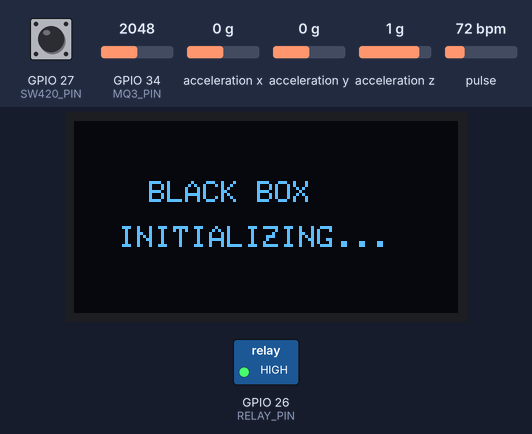
Bench run of a sketch on a simulated ESP32. On the bench: 128×64 one-colour display, switched loads named in the sketch (green lamp = pin HIGH). Wiring (inferred from the names in the program): MPU-6050 motion sensor at I2C address 0x68. The test bench sets the inputs (shaded band); at power-on: GPIO 27 (SW420_PIN) LOW, GPIO 34 (MQ3_PIN) = 2048, acceleration x 0 g, acceleration y 0 g, acceleration z 1 g, pulse 72 bpm. WiFi joins after 1.5 s; servers stay silent unless stated; no MQTT or app messages arrive unless stated; what the sketch prints to the serial monitor is not drawn.

Above: at 1.1 s.
At 6.0 s:
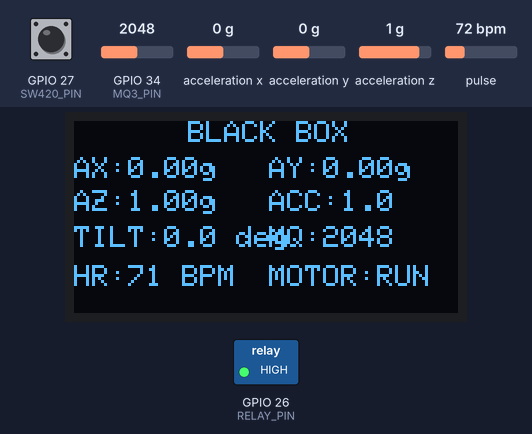
6.1 s: GPIO 27 (SW420_PIN) pulled HIGH for 1 s
At 7.4 s:
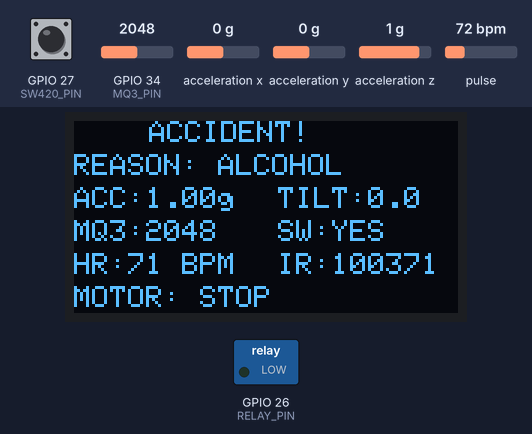
Timing chart, 0 to 9.1 s (numbered marks = the images above; inputs shaded):
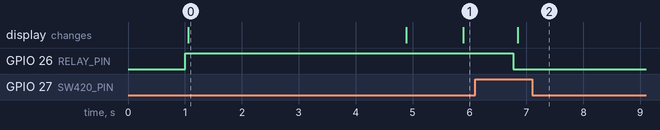

Measured:
- after the input at 6.1 s, the display: changes after 0.74 s (image 2)
- what the display in image 0 shows lasts 3.8 s, from 1.1 s to 4.9 s

The sketch:

sketch_oct8a.ino
```cpp
#include <Wire.h>
#include <Adafruit_GFX.h>
#include <Adafruit_SSD1306.h>
#include "MAX30105.h"
#include "heartRate.h"
#include <math.h>
#include <WiFi.h>
#include <WiFiClientSecure.h>
#include <PubSubClient.h>

const char* WIFI_SSID = "IPCS_Global";
const char* WIFI_PASSWORD = "ipcs@2026";

const char* MQTT_BROKER =
  "ed90876d116142e58d2b22006e6948c8.s1.eu.hivemq.cloud";
const int MQTT_PORT = 8883;
const char* MQTT_USERNAME = "hivemq.webclient.1791442403051";
const char* MQTT_PASSWORD = "lA7rQjdGiPTH3l81Y6n0a!lU2*sopueb";
const char* MQTT_CLIENT_ID = "ESP32_BLACK_BOX_STANISON";
const char* MQTT_TOPIC = "blackbox/data";

WiFiClientSecure espClient;
PubSubClient mqttClient(espClient);

#define SCREEN_WIDTH 128
#define SCREEN_HEIGHT 64
#define OLED_ADDRESS 0x3C
Adafruit_SSD1306 display(SCREEN_WIDTH, SCREEN_HEIGHT, &Wire, -1);

#define SDA_PIN 21
#define SCL_PIN 22
#define MQ3_PIN 34
#define SW420_PIN 27
#define RELAY_PIN 26

#define RELAY_RUN HIGH
#define RELAY_STOP LOW

#define MQ3_THRESHOLD 800
#define IMPACT_THRESHOLD 5.8
#define TILT_THRESHOLD 35.0
#define FINGER_THRESHOLD 14000

#define MPU6050_ADDRESS 0x68
#define PWR_MGMT_1 0x6B
#define ACCEL_CONFIG 0x1C
#define ACCEL_XOUT_H 0x3B
#define WHO_AM_I 0x75
#define ACCEL_SCALE 4096.0

float ax = 0;
float ay = 0;
float az = 0;
float totalAcceleration = 0;
float tiltAngle = 0;

MAX30105 particleSensor;

long irValue = 0;
float heartRate = 0;
float averageHeartRate = 0;
unsigned long lastBeat = 0;

#define RATE_SIZE 4
byte rates[RATE_SIZE] = {0, 0, 0, 0};
byte rateSpot = 0;

int mq3Value = 0;
int sw420Value = LOW;

bool accidentDetected = false;
bool accidentPublished = false;
String eventReason = "";

float savedAX = 0;
float savedAY = 0;
float savedAZ = 0;
float savedAcceleration = 0;
float savedTilt = 0;
int savedMQ3 = 0;
int savedSW420 = LOW;
long savedIR = 0;
float savedHeartRate = 0;

unsigned long tiltStartTime = 0;
const unsigned long TILT_CONFIRM_TIME = 500;

unsigned long previousDisplayTime = 0;
unsigned long previousSerialTime = 0;

// Added only for WiFi startup stabilization
unsigned long wifiConnectedTime = 0;
const unsigned long SENSOR_STABILIZATION_TIME = 3000;

const unsigned long DISPLAY_INTERVAL = 500;
const unsigned long SERIAL_INTERVAL = 1000;

void writeMPURegister(byte reg, byte value)
{
  Wire.beginTransmission(MPU6050_ADDRESS);
  Wire.write(reg);
  Wire.write(value);
  Wire.endTransmission();
}

void readMPURegisters(byte reg, byte *buffer, byte length)
{
  Wire.beginTransmission(MPU6050_ADDRESS);
  Wire.write(reg);
  Wire.endTransmission(false);

  Wire.requestFrom(MPU6050_ADDRESS, length, true);

  for (byte i = 0; i < length; i++)
  {
    if (Wire.available())
      buffer[i] = Wire.read();
  }
}

void initializeMPU6050()
{
  Serial.println();
  Serial.println("Initializing MPU6050...");

  writeMPURegister(PWR_MGMT_1, 0x00);
  delay(100);

  writeMPURegister(ACCEL_CONFIG, 0x10);
  delay(100);

  byte whoAmI = 0;
  readMPURegisters(WHO_AM_I, &whoAmI, 1);

  Serial.print("MPU6050 WHO_AM_I: 0x");
  if (whoAmI < 16)
    Serial.print("0");
  Serial.println(whoAmI, HEX);

  Serial.println("MPU6050 accelerometer initialized.");
}

void readMPU6050()
{
  byte data[6];

  readMPURegisters(ACCEL_XOUT_H, data, 6);

  int16_t rawAX = ((int16_t)data[0] << 8) | data[1];
  int16_t rawAY = ((int16_t)data[2] << 8) | data[3];
  int16_t rawAZ = ((int16_t)data[4] << 8) | data[5];

  ax = rawAX / ACCEL_SCALE;
  ay = rawAY / ACCEL_SCALE;
  az = rawAZ / ACCEL_SCALE;

  totalAcceleration = sqrt(
    (ax * ax) +
    (ay * ay) +
    (az * az)
  );

  if (totalAcceleration > 0.01)
  {
    float value = az / totalAcceleration;

    if (value > 1.0)
      value = 1.0;

    if (value < -1.0)
      value = -1.0;

    tiltAngle = acos(value) * 180.0 / PI;
  }
}

void initializeMAX30102()
{
  Serial.println();
  Serial.println("Initializing MAX30102...");

  if (!particleSensor.begin(Wire, I2C_SPEED_FAST))
  {
    Serial.println("ERROR: MAX30102 NOT FOUND!");

    while (1)
      delay(100);
  }

  Serial.println("MAX30102 FOUND!");

  particleSensor.setup(30, 4, 2, 100, 411, 4096);
  particleSensor.setPulseAmplitudeRed(0x20);
  particleSensor.setPulseAmplitudeIR(0x20);
  particleSensor.setPulseAmplitudeGreen(0);

  Serial.println("MAX30102 READY.");
}

void readHeartRate()
{
  particleSensor.check();

  while (particleSensor.available())
  {
    irValue = particleSensor.getFIFOIR();
    particleSensor.nextSample();

    if (irValue < FINGER_THRESHOLD)
    {
      heartRate = 0;
      averageHeartRate = 0;
      lastBeat = 0;
      continue;
    }

    if (checkForBeat(irValue))
    {
      unsigned long currentTime = millis();

      if (lastBeat != 0)
      {
        unsigned long delta = currentTime - lastBeat;

        if (delta > 300 && delta < 2000)
        {
          float bpm = 60000.0 / delta;

          if (bpm >= 40 && bpm <= 180)
          {
            heartRate = bpm;
            rates[rateSpot] = (byte)bpm;
            rateSpot++;
            rateSpot %= RATE_SIZE;

            int sum = 0;
            int count = 0;

            for (int i = 0; i < RATE_SIZE; i++)
            {
              if (rates[i] > 0)
              {
                sum += rates[i];
                count++;
              }
            }

            if (count > 0)
              averageHeartRate = (float)sum / count;
          }
        }
      }

      lastBeat = currentTime;
    }
  }
}

void readAllSensors()
{
  readHeartRate();
  readMPU6050();
  mq3Value = analogRead(MQ3_PIN);
  sw420Value = digitalRead(SW420_PIN);
}

void checkAccident()
{
  if (accidentDetected)
    return;

  if (mq3Value > MQ3_THRESHOLD)
  {
    triggerAccident("ALCOHOL DETECTED");
    return;
  }

  if (sw420Value == HIGH)
  {
    triggerAccident("IMPACT / VIBRATION");
    return;
  }

  if (totalAcceleration > IMPACT_THRESHOLD)
  {
    triggerAccident("HIGH ACCELERATION");
    return;
  }

  if (tiltAngle > TILT_THRESHOLD)
  {
    if (tiltStartTime == 0)
    {
      tiltStartTime = millis();
    }

    if (millis() - tiltStartTime >= TILT_CONFIRM_TIME)
    {
      triggerAccident("VEHICLE TILT");
      tiltStartTime = 0;
      return;
    }
  }
  else
  {
    tiltStartTime = 0;
  }
}

void printBlackBoxRecord()
{
  Serial.println();
  Serial.println("========================================");
  Serial.println("          BLACK BOX EVENT RECORD");
  Serial.println("========================================");

  Serial.print("EVENT       : ");
  Serial.println(eventReason);

  Serial.println("----------------------------------------");

  Serial.print("AX          : ");
  Serial.print(savedAX, 2);
  Serial.println(" g");

  Serial.print("AY          : ");
  Serial.print(savedAY, 2);
  Serial.println(" g");

  Serial.print("AZ          : ");
  Serial.print(savedAZ, 2);
  Serial.println(" g");

  Serial.print("ACCELERATION: ");
  Serial.print(savedAcceleration, 2);
  Serial.println(" g");

  Serial.print("TILT        : ");
  Serial.print(savedTilt, 1);
  Serial.println(" deg");

  Serial.println("----------------------------------------");

  Serial.print("MQ-3        : ");
  Serial.println(savedMQ3);

  Serial.print("SW-420      : ");
  Serial.println(savedSW420 == HIGH ? "DETECTED" : "NORMAL");

  Serial.print("MAX30102 IR : ");
  Serial.println(savedIR);

  Serial.print("HEART RATE  : ");

  if (savedHeartRate > 0)
  {
    Serial.print(savedHeartRate, 1);
    Serial.println(" BPM");
  }
  else
  {
    Serial.println("--");
  }

  Serial.println("----------------------------------------");
  Serial.println("MOTOR       : STOPPED");
  Serial.println("BLACK BOX   : EVENT SAVED");
  Serial.println("========================================");
}

void updateOLED()
{
  display.clearDisplay();
  display.setTextColor(SSD1306_WHITE);
  display.setTextSize(1);

  display.setCursor(38, 0);
  display.println("BLACK BOX");

  display.setCursor(0, 12);
  display.print("AX:");
  display.print(ax, 2);
  display.print("g");

  display.setCursor(65, 12);
  display.print("AY:");
  display.print(ay, 2);
  display.print("g");

  display.setCursor(0, 23);
  display.print("AZ:");
  display.print(az, 2);
  display.print("g");

  display.setCursor(65, 23);
  display.print("ACC:");
  display.print(totalAcceleration, 1);

  display.setCursor(0, 35);
  display.print("TILT:");
  display.print(tiltAngle, 1);
  display.print(" deg");

  display.setCursor(65, 35);
  display.print("MQ:");
  display.print(mq3Value);

  display.setCursor(0, 48);
  display.print("HR:");

  if (averageHeartRate > 0)
  {
    display.print(averageHeartRate, 0);
    display.print(" BPM");
  }
  else
  {
    display.print("--");
  }

  display.setCursor(65, 48);
  display.print("MOTOR:RUN");

  display.display();
}

void showAccidentScreen()
{
  display.clearDisplay();
  display.setTextColor(SSD1306_WHITE);
  display.setTextSize(1);

  display.setCursor(25, 0);
  display.println("ACCIDENT!");

  display.setCursor(0, 11);
  display.print("REASON:");

  if (eventReason == "ALCOHOL DETECTED")
    display.println(" ALCOHOL");
  else if (eventReason == "IMPACT / VIBRATION")
    display.println(" IMPACT");
  else if (eventReason == "HIGH ACCELERATION")
    display.println(" HIGH ACCEL");
  else
    display.println(" VEHICLE TILT");

  display.setCursor(0, 22);
  display.print("ACC:");
  display.print(savedAcceleration, 2);
  display.print("g");

  display.setCursor(68, 22);
  display.print("TILT:");
  display.print(savedTilt, 1);

  display.setCursor(0, 33);
  display.print("MQ3:");
  display.print(savedMQ3);

  display.setCursor(68, 33);
  display.print("SW:");
  display.print(savedSW420 == HIGH ? "YES" : "NO");

  display.setCursor(0, 44);
  display.print("HR:");

  if (savedHeartRate > 0)
  {
    display.print(savedHeartRate, 0);
    display.print(" BPM");
  }
  else
  {
    display.print("--");
  }

  display.setCursor(68, 44);
  display.print("IR:");
  display.print(savedIR);

  display.setCursor(0, 55);
  display.print("MOTOR: STOP");

  display.display();
}

void printLiveData()
{
  Serial.println();
  Serial.println("----------------------------------------");

  Serial.print("AX: ");
  Serial.print(ax, 2);
  Serial.print(" g | AY: ");
  Serial.print(ay, 2);
  Serial.print(" g | AZ: ");
  Serial.print(az, 2);
  Serial.println(" g");

  Serial.print("ACCELERATION: ");
  Serial.print(totalAcceleration, 2);
  Serial.print(" g | TILT: ");
  Serial.print(tiltAngle, 1);
  Serial.println(" deg");

  Serial.print("MQ-3: ");
  Serial.print(mq3Value);

  Serial.print(" | SW-420: ");
  Serial.print(sw420Value == HIGH ? "DETECTED" : "NORMAL");

  Serial.print(" | IR: ");
  Serial.print(irValue);

  Serial.print(" | HEART RATE: ");

  if (averageHeartRate > 0)
  {
    Serial.print(averageHeartRate, 1);
    Serial.print(" BPM");
  }
  else
  {
    Serial.print("--");
  }

  Serial.println(" | MOTOR: RUNNING");
  Serial.println("----------------------------------------");
}

void connectWiFi()
{
  Serial.println();
  Serial.print("Connecting to WiFi");

  WiFi.begin(WIFI_SSID, WIFI_PASSWORD);

  while (WiFi.status() != WL_CONNECTED)
  {
    delay(500);
    Serial.print(".");
  }

  Serial.println();
  Serial.println("WiFi connected!");

  // Start 3-second sensor stabilization timer
  wifiConnectedTime = millis();

  Serial.print("IP Address: ");
  Serial.println(WiFi.localIP());
}

void connectMQTT()
{
  while (!mqttClient.connected())
  {
    Serial.println();
    Serial.println("Connecting to HiveMQ Cloud...");

    Serial.print("Broker: ");
    Serial.println(MQTT_BROKER);

    Serial.print("Port: ");
    Serial.println(MQTT_PORT);

    if (mqttClient.connect(
          MQTT_CLIENT_ID,
          MQTT_USERNAME,
          MQTT_PASSWORD))
    {
      Serial.println("MQTT CONNECTED!");
      Serial.print("Topic: ");
      Serial.println(MQTT_TOPIC);
      Serial.println("MQTT: ACCIDENT DATA ONLY");
    }
    else
    {
      Serial.print("MQTT FAILED, rc=");
      Serial.println(mqttClient.state());
      delay(3000);
    }
  }
}

void publishAccidentMQTTData()
{
  if (!mqttClient.connected())
    return;

  char message[700];

  const char* swStatus =
    (savedSW420 == HIGH) ? "DETECTED" : "NORMAL";

  snprintf(
    message,
    sizeof(message),
    "{"
    "\"ax\":%.2f,"
    "\"ay\":%.2f,"
    "\"az\":%.2f,"
    "\"acceleration\":%.2f,"
    "\"tilt\":%.1f,"
    "\"mq3\":%d,"
    "\"sw420\":\"%s\","
    "\"ir\":%ld,"
    "\"heart_rate\":%.1f,"
    "\"motor\":\"STOPPED\","
    "\"accident\":\"YES\","
    "\"reason\":\"%s\""
    "}",
    savedAX,
    savedAY,
    savedAZ,
    savedAcceleration,
    savedTilt,
    savedMQ3,
    swStatus,
    savedIR,
    savedHeartRate,
    eventReason.c_str()
  );

  bool success = mqttClient.publish(
    MQTT_TOPIC,
    message,
    true
  );

  if (success)
  {
    Serial.println();
    Serial.println("ACCIDENT DATA SENT TO MQTT");
    Serial.println(message);
  }
  else
  {
    Serial.println("ACCIDENT MQTT PUBLISH FAILED");
  }
}

void triggerAccident(String reason)
{
  if (accidentDetected)
    return;

  accidentDetected = true;
  eventReason = reason;

  savedAX = ax;
  savedAY = ay;
  savedAZ = az;
  savedAcceleration = totalAcceleration;
  savedTilt = tiltAngle;
  savedMQ3 = mq3Value;
  savedSW420 = sw420Value;
  savedIR = irValue;
  savedHeartRate = averageHeartRate;

  digitalWrite(RELAY_PIN, RELAY_STOP);

  Serial.println();
  Serial.println("!!! ACCIDENT DETECTED !!!");
  Serial.print("REASON: ");
  Serial.println(eventReason);

  printBlackBoxRecord();

  showAccidentScreen();

  if (mqttClient.connected() && !accidentPublished)
  {
    publishAccidentMQTTData();
    accidentPublished = true;
  }
}

void setup()
{
  Serial.begin(115200);
  delay(1000);

  Serial.println();
  Serial.println("========================================");
  Serial.println("        ESP32 VEHICLE BLACK BOX");
  Serial.println("========================================");

  Wire.begin(SDA_PIN, SCL_PIN);

  pinMode(MQ3_PIN, INPUT);
  pinMode(SW420_PIN, INPUT);
  pinMode(RELAY_PIN, OUTPUT);

  digitalWrite(RELAY_PIN, RELAY_RUN);

  if (!display.begin(
        SSD1306_SWITCHCAPVCC,
        OLED_ADDRESS))
  {
    Serial.println("OLED NOT FOUND!");

    while (1)
      delay(100);
  }

  display.clearDisplay();
  display.setTextColor(SSD1306_WHITE);
  display.setTextSize(1);

  display.setCursor(25, 20);
  display.println("BLACK BOX");

  display.setCursor(15, 35);
  display.println("INITIALIZING...");

  display.display();
  delay(1000);

  initializeMPU6050();
  initializeMAX30102();

  connectWiFi();

  espClient.setInsecure();

  mqttClient.setServer(
    MQTT_BROKER,
    MQTT_PORT
  );

  connectMQTT();

  Serial.println();
  Serial.println("========================================");
  Serial.println("       BLACK BOX SYSTEM READY");
  Serial.println("========================================");
  Serial.println("Motor: RUNNING");
  Serial.println("MQTT: ACCIDENT DATA ONLY");
  Serial.print("MQTT Topic: ");
  Serial.println(MQTT_TOPIC);
  Serial.println();

  delay(1000);
}

void loop()
{
  if (accidentDetected)
  {
    mqttClient.loop();
    delay(10);
    return;
  }

  if (!mqttClient.connected())
    connectMQTT();

  mqttClient.loop();

  readAllSensors();

  // Ignore accident detection for 3 seconds after WiFi connection.
  if (millis() - wifiConnectedTime >= SENSOR_STABILIZATION_TIME)
  {
    checkAccident();
  }

  if (accidentDetected)
    return;

  if (millis() - previousSerialTime >= SERIAL_INTERVAL)
  {
    previousSerialTime = millis();
    printLiveData();
  }

  if (millis() - previousDisplayTime >= DISPLAY_INTERVAL)
  {
    previousDisplayTime = millis();
    updateOLED();
  }
}
```
